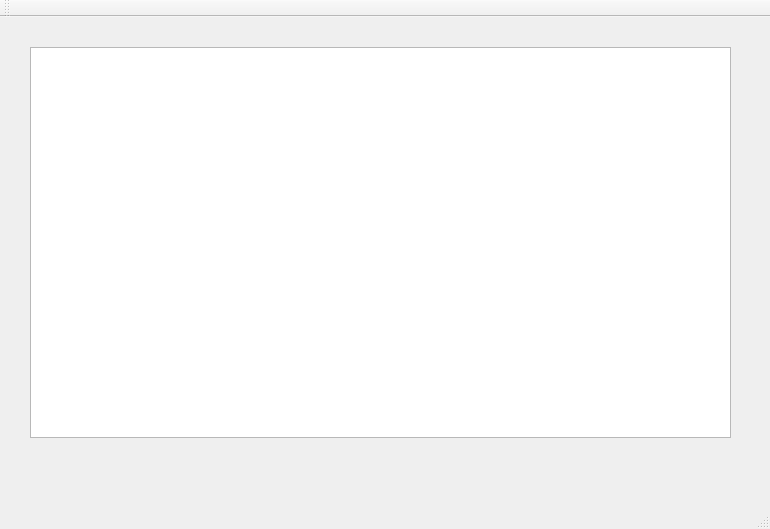
<?xml version="1.0" encoding="UTF-8"?>
<ui version="4.0">
 <class>MainWindow</class>
 <widget class="QMainWindow" name="MainWindow">
  <property name="geometry">
   <rect>
    <x>0</x>
    <y>0</y>
    <width>770</width>
    <height>529</height>
   </rect>
  </property>
  <property name="windowTitle">
   <string>MainWindow</string>
  </property>
  <widget class="QWidget" name="centralWidget">
   <widget class="QTableView" name="tbl_test">
    <property name="geometry">
     <rect>
      <x>30</x>
      <y>30</y>
      <width>701</width>
      <height>391</height>
     </rect>
    </property>
    <property name="sortingEnabled">
     <bool>true</bool>
    </property>
   </widget>
  </widget>
  <widget class="QMenuBar" name="menuBar">
   <property name="geometry">
    <rect>
     <x>0</x>
     <y>0</y>
     <width>770</width>
     <height>26</height>
    </rect>
   </property>
  </widget>
  <widget class="QToolBar" name="mainToolBar">
   <attribute name="toolBarArea">
    <enum>TopToolBarArea</enum>
   </attribute>
   <attribute name="toolBarBreak">
    <bool>false</bool>
   </attribute>
  </widget>
  <widget class="QStatusBar" name="statusBar"/>
 </widget>
 <layoutdefault spacing="6" margin="11"/>
 <resources/>
 <connections/>
</ui>
